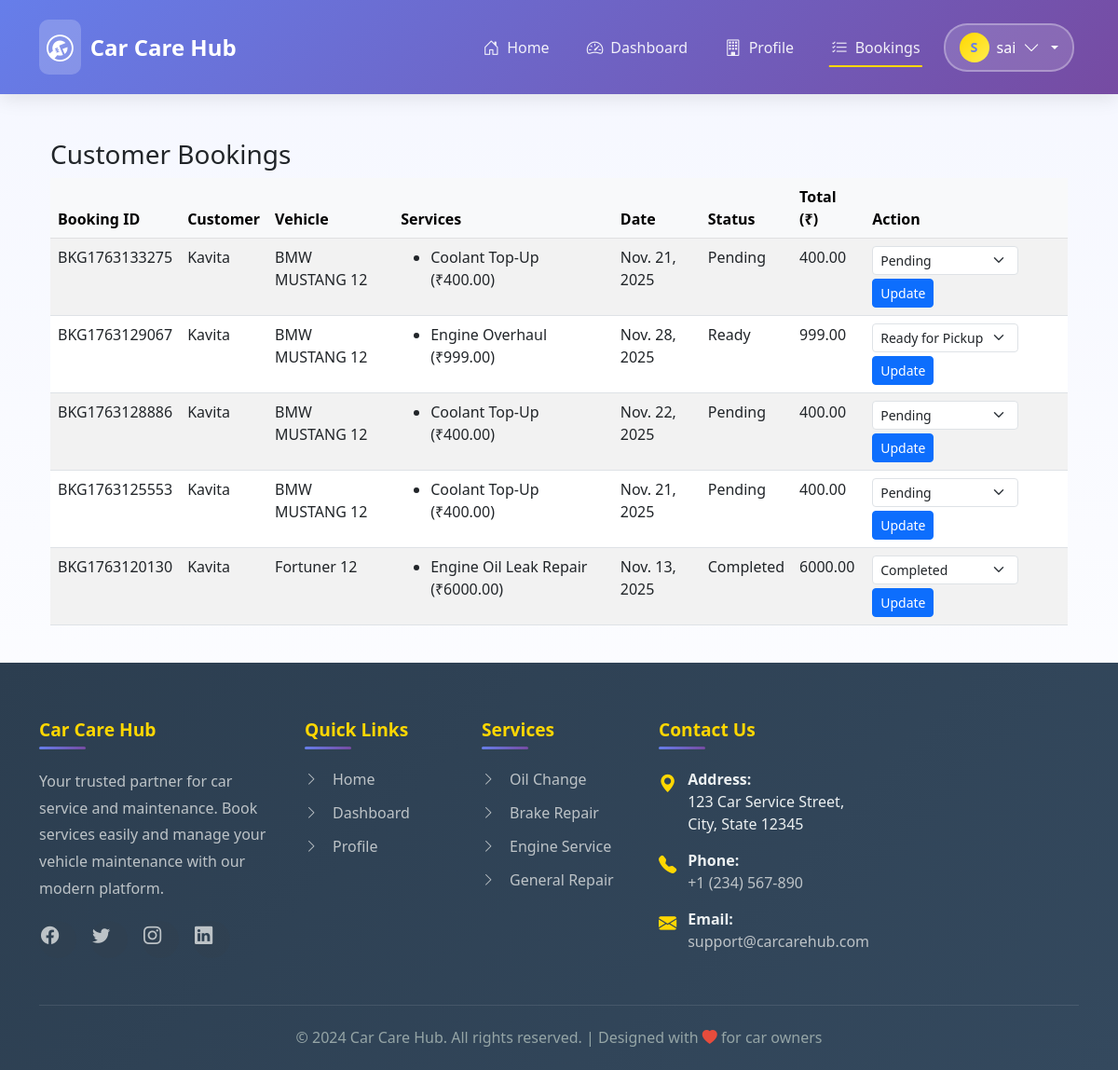
Page /garage/bookings/ (signed in) on the committed database.
### accounts/models.py (models this page shows, shortened)
class UserProfile(AbstractUser):
    ROLE_CUSTOMER = 'customer'
    ROLE_GARAGE = 'garage'
    ROLE_CHOICES = [
        (ROLE_CUSTOMER, 'Customer'),
        (ROLE_GARAGE, 'Garage'),
    ]
    role = models.CharField(max_length=15, choices=ROLE_CHOICES, default=ROLE_CUSTOMER)
    phone = models.CharField(max_length=20, blank=True)
    address = models.TextField(blank=True)
    is_email_verified = models.BooleanField(default=False)
    otp_code = models.CharField(max_length=6, blank=True, null=True)
    otp_expires_at = models.DateTimeField(blank=True, null=True)

### bookings/models.py (models this page shows, shortened)
class Booking(models.Model):
    STATUS_CHOICES = [
        ('Pending', 'Pending'),
        ('In Service', 'In Service'),
        ('Ready', 'Ready for Pickup'),
        ('Completed', 'Completed'),
        ('Cancelled', 'Cancelled'),
    ]
    DELIVERY_CHOICES = [
        ('Pickup', 'Pickup'),
        ('Self-Drop', 'Self-Drop'),
    ]
    booking_id = models.CharField(max_length=15, unique=True, editable=False,default='TEMP')
    booking_id = models.CharField(max_length=15, unique=True, editable=False ,null=True, blank=True)
    customer = models.ForeignKey(settings.AUTH_USER_MODEL, on_delete=models.CASCADE, related_name='bookings')
    garage = models.ForeignKey(Garage, on_delete=models.CASCADE, related_name='bookings')
    vehicle = models.ForeignKey(Vehicle, on_delete=models.CASCADE, related_name='bookings',null=True, blank=True)
    services = models.ManyToManyField(GarageService, related_name='bookings')
    delivery_option = models.CharField(max_length=20, choices=DELIVERY_CHOICES, default='Self-Drop')
    appointment_date = models.DateField()
    status = models.CharField(max_length=20, choices=STATUS_CHOICES, default='Pending')
    remarks = models.TextField(blank=True, null=True)
    booked_on = models.DateTimeField(auto_now_add=True)
    class Meta:
        ordering = ['-booked_on']
    def total_amount(self):
        return sum(service.price for service in self.services.all())

### customers/models.py (models this page shows, shortened)
class Vehicle(models.Model):
    VEHICLE_TYPES = [
        ('2W', 'Two Wheeler'),
        ('4W', 'Four Wheeler'),
    ]
    FUEL_TYPES = [
        ('Petrol', 'Petrol'),
        ('Diesel', 'Diesel'),
        ('Electric', 'Electric'),
        ('Hybrid', 'Hybrid'),
        ('CNG', 'CNG'),
    ]
    customer = models.ForeignKey(User, on_delete=models.CASCADE, related_name='vehicles')
    vehicle_type = models.CharField(max_length=2, choices=VEHICLE_TYPES)
    brand = models.CharField(max_length=50)
    model = models.CharField(max_length=50)
    year_of_manufacture = models.PositiveIntegerField()
    fuel_type = models.CharField(max_length=10, choices=FUEL_TYPES)
    registration_number = models.CharField(max_length=20, unique=True)
    last_service_date = models.DateField(blank=True, null=True)
    created_at = models.DateTimeField(auto_now_add=True)

### garage/models.py (models this page shows, shortened)
class GarageService(models.Model):
    garage = models.ForeignKey(Garage, on_delete=models.CASCADE, related_name='services')
    service_type = models.ForeignKey(ServiceType, on_delete=models.SET_NULL, null=True)
    price = models.DecimalField(max_digits=10, decimal_places=2)
    opening_hours = models.CharField(max_length=100, blank=True, null=True)
    custom_text = models.CharField(max_length=255, blank=True)

class ServiceType(models.Model):
    name = models.CharField(max_length=100, unique=True)
    description = models.TextField(blank=True)
    parent = models.ForeignKey('self', null=True, blank=True, related_name='subtypes', on_delete=models.CASCADE)

### garage/views.py (the view)
# urls.py: path('bookings/', views.garage_bookings, name='garage_bookings'),
@login_required
def garage_bookings(request):
    garage = get_object_or_404(Garage, user=request.user)
    bookings = Booking.objects.filter(garage=garage).order_by("-booked_on")
    return render(request, "garage/garage_bookings.html", {"bookings": bookings})

### garage/templates/garage/garage_bookings.html (shortened to what this page needs)
{% extends 'base.html' %}
{% block content %}
<div class="container mt-4">
  <h3>Customer Bookings</h3>
  <table class="table table-striped">
    <thead class="table-light">
      <tr>
        <th>Booking ID</th>
        <th>Customer</th>
        <th>Vehicle</th>
        <th>Services</th>
        <th>Date</th>
        <th>Status</th>
        <th>Total (₹)</th>
        <th>Action</th>
      </tr>
    </thead>
    <tbody>
      {% for b in bookings %}
      <tr>
        <td>{{ b.booking_id }}</td>
        <td>{{ b.customer.username }}</td>
        <td>{{ b.vehicle.brand }} {{ b.vehicle.model }}</td>
        <td>
          <ul class="mb-0">
            {% for s in b.services.all %}
              <li>{{ s.service_type.name }} (₹{{ s.price }})</li>
            {% endfor %}
          </ul>
        </td>
        <td>{{ b.appointment_date }}</td>
        <td>{{ b.status }}</td>
        <td>{{ b.total_amount }}</td>
        <td>
          <form method="POST" action="{% url 'update_booking_status' b.id %}">
            <select name="status" class="form-select form-select-sm d-inline w-auto">
              {% for value, label in b.STATUS_CHOICES %}
                <option value="{{ value }}" {% if b.status == value %}selected{% endif %}>{{ label }}</option>
              {% endfor %}
            </select>
            <button type="submit" class="btn btn-sm btn-primary mt-1">Update</button>
          </form>
        </td>
      </tr>
      {% empty %}
      <tr><td colspan="8" class="text-center text-muted">No bookings yet.</td></tr>
      {% endfor %}
    </tbody>
  </table>
</div>
{% endblock %}

### templates/base.html (shortened to what this page needs)
<!DOCTYPE html>
{% load static %}
<html lang="en">
<head>
    <link rel="stylesheet" href="https://cdnjs.cloudflare.com/ajax/libs/font-awesome/6.5.0/css/all.min.css">
    <link href="https://cdn.jsdelivr.net/npm/bootstrap@5.3.0/dist/css/bootstrap.min.css" rel="stylesheet">
    <link rel="stylesheet" href="https://cdn.jsdelivr.net/npm/bootstrap-icons@1.11.0/font/bootstrap-icons.css">
</head>
<body>
    <nav class="navbar navbar-expand-lg navbar-dark">
        <div class="container">
            <a class="navbar-brand" href="{% url 'accounts:home' %}">
                <i class="bi bi-wrench-adjustable-circle"></i>
                <span>Car Care Hub</span>
            </a>
            <div class="collapse navbar-collapse" id="navbarNav">
                <ul class="navbar-nav ms-auto">
                    <li class="nav-item">
                        <a class="nav-link {% if request.resolver_match.url_name == 'home' %}active{% endif %}"
                            href="{% url 'accounts:home' %}">
                            <i class="bi bi-house-door"></i>
                            <span>Home</span>
                        </a>
                    </li>
                    {% if user.is_authenticated %}
                    {% if user.role == 'customer' %}
                    <li class="nav-item">
                        <a class="nav-link {% if 'dashboard' in request.resolver_match.url_name %}active{% endif %}"
                            href="{% url 'customers:dashboard' %}">
                            <i class="bi bi-speedometer2"></i>
                            <span>Dashboard</span>
                        </a>
                    </li>
                    <li class="nav-item">
                        <a class="nav-link {% if 'search' in request.resolver_match.url_name %}active{% endif %}"
                            href="{% url 'customers:search_garages' %}">
                            <i class="bi bi-search"></i>
                            <span>Search Garages</span>
                        </a>
                    </li>
                    <li class="nav-item">
                        <a class="nav-link {% if 'booking' in request.resolver_match.url_name %}active{% endif %}"
                            href="{% url 'customers:booking_history' %}">
                            <i class="bi bi-calendar-check"></i>
                            <span>My Bookings</span>
                        </a>
                    </li>
                    {% elif user.role == 'garage' %}
                    <li class="nav-item">
                        <a class="nav-link {% if 'garage_dashboard' in request.resolver_match.url_name %}active{% endif %}"
                            href="{% url 'garage_dashboard' %}">
                            <i class="bi bi-speedometer2"></i>
                            <span>Dashboard</span>
                        </a>
                    </li>
                    <li class="nav-item">
                        <a class="nav-link {% if 'garage_profile' in request.resolver_match.url_name %}active{% endif %}"
                            href="{% url 'garage_profile' %}">
                            <i class="bi bi-building"></i>
                            <span>Profile</span>
                        </a>
                    </li>
                    <li class="nav-item">
                        <a class="nav-link" href="{% url 'garage_bookings' %}">
                            <i class="bi bi-list-check"></i> Bookings
                        </a>
                    </li>
                    {% endif %}
                    <li class="nav-item dropdown user-dropdown">
                        <a class="nav-link user-menu-toggle dropdown-toggle" href="#" id="userDropdown" role="button"
                            data-bs-toggle="dropdown" aria-expanded="false">
                            <div class="user-avatar">
                                {{ user.username|first|upper }}
                            </div>
                            <span>{{ user.username }}</span>
                            <i class="bi bi-chevron-down"></i>
                        </a>
                    </li>
                    {% endif %}
                </ul>
            </div>
        </div>
    </nav>
    <main class="{% block main_class %}container my-4{% endblock %}">
        {% block content %}{% endblock %}
    </main>
    <footer class="footer">
        <div class="container">
            <div class="row g-4">
                <div class="col-md-4 col-lg-3">
                    <h5>Car Care Hub</h5>
                    <p>Your trusted partner for car service and maintenance. Book services easily and manage your
                        vehicle maintenance with our modern platform.</p>
                    <div class="social-icons">
                        <a href="#" class="social-icon" aria-label="Facebook">
                            <i class="bi bi-facebook"></i>
                        </a>
                        <a href="#" class="social-icon" aria-label="Twitter">
                            <i class="bi bi-twitter"></i>
                        </a>
                        <a href="#" class="social-icon" aria-label="Instagram">
                            <i class="bi bi-instagram"></i>
                        </a>
                        <a href="#" class="social-icon" aria-label="LinkedIn">
                            <i class="bi bi-linkedin"></i>
                        </a>
                    </div>
                </div>
                <div class="col-md-4 col-lg-2">
                    <h5>Quick Links</h5>
                    <ul class="footer-links">
                        <li><a href="{% url 'accounts:home' %}"><i class="bi bi-chevron-right"></i> Home</a></li>
                        {% if user.is_authenticated %}
                        {% if user.role == 'customer' %}
                        <li><a href="{% url 'customers:dashboard' %}"><i class="bi bi-chevron-right"></i> Dashboard</a>
                        </li>
                        <li><a href="{% url 'customers:search_garages' %}"><i class="bi bi-chevron-right"></i> Search
                                Garages</a></li>
                        {% elif user.role == 'garage' %}
                        <li><a href="{% url 'garage_dashboard' %}"><i class="bi bi-chevron-right"></i> Dashboard</a>
                        </li>
                        <li><a href="{% url 'garage_profile' %}"><i class="bi bi-chevron-right"></i> Profile</a></li>
                        {% endif %}
                        {% else %}
                        <li><a href="{% url 'accounts:user_login' %}"><i class="bi bi-chevron-right"></i> Login</a></li>
                        <li><a href="{% url 'accounts:signup' %}"><i class="bi bi-chevron-right"></i> Sign Up</a></li>
                        {% endif %}
                    </ul>
                </div>
                <div class="col-md-4 col-lg-2">
                    <h5>Services</h5>
                    <ul class="footer-links">
                        <li><a href="#"><i class="bi bi-chevron-right"></i> Oil Change</a></li>
                        <li><a href="#"><i class="bi bi-chevron-right"></i> Brake Repair</a></li>
                        <li><a href="#"><i class="bi bi-chevron-right"></i> Engine Service</a></li>
                        <li><a href="#"><i class="bi bi-chevron-right"></i> General Repair</a></li>
                    </ul>
                </div>
                <div class="col-md-12 col-lg-5">
                    <h5>Contact Us</h5>
                    <ul class="contact-info">
                        <li>
                            <i class="bi bi-geo-alt-fill"></i>
                            <div>
                                <strong>Address:</strong><br>
                                123 Car Service Street,<br>
                                City, State 12345
                            </div>
                        </li>
                        <li>
                            <i class="bi bi-telephone-fill"></i>
                            <div>
                                <strong>Phone:</strong><br>
                                <a href="tel:+1234567890">+1 (234) 567-890</a>
                            </div>
                        </li>
                        <li>
                            <i class="bi bi-envelope-fill"></i>
                            <div>
                                <strong>Email:</strong><br>
                                <a href="mailto:support@carcarehub.com">support@carcarehub.com</a>
                            </div>
                        </li>
                    </ul>
                </div>
            </div>
            <div class="footer-bottom">
                <p>&copy; 2024 Car Care Hub. All rights reserved. | Designed with <i class="bi bi-heart-fill"
                        style="color: #e74c3c;"></i> for car owners</p>
            </div>
        </div>
    </footer>
</body>
</html>

### rows in the picture
UserProfile: username|first "S", username "sai"
Booking: booking_id "BKG1763133275", customer.username "Kavita", vehicle.brand "BMW", vehicle.model "MUSTANG 12", appointment_date "Nov. 21, 2025", status "Pending", total_amount "400.00"
GarageService: service_type.name "Coolant Top-Up", price "400.00"
Booking: booking_id "BKG1763129067", customer.username "Kavita", vehicle.brand "BMW", vehicle.model "MUSTANG 12", appointment_date "Nov. 28, 2025", status "Ready", total_amount "999.00", status "Ready for Pickup"
GarageService: service_type.name "Engine Overhaul", price "999.00"
Booking: booking_id "BKG1763128886", customer.username "Kavita", vehicle.brand "BMW", vehicle.model "MUSTANG 12", appointment_date "Nov. 22, 2025", status "Pending", total_amount "400.00"
Booking: booking_id "BKG1763125553", customer.username "Kavita", vehicle.brand "BMW", vehicle.model "MUSTANG 12", appointment_date "Nov. 21, 2025", status "Pending", total_amount "400.00"
Booking: booking_id "BKG1763120130", customer.username "Kavita", vehicle.brand "Fortuner", vehicle.model "12", appointment_date "Nov. 13, 2025", status "Completed", total_amount "6000.00"
GarageService: service_type.name "Engine Oil Leak Repair", price "6000.00"
